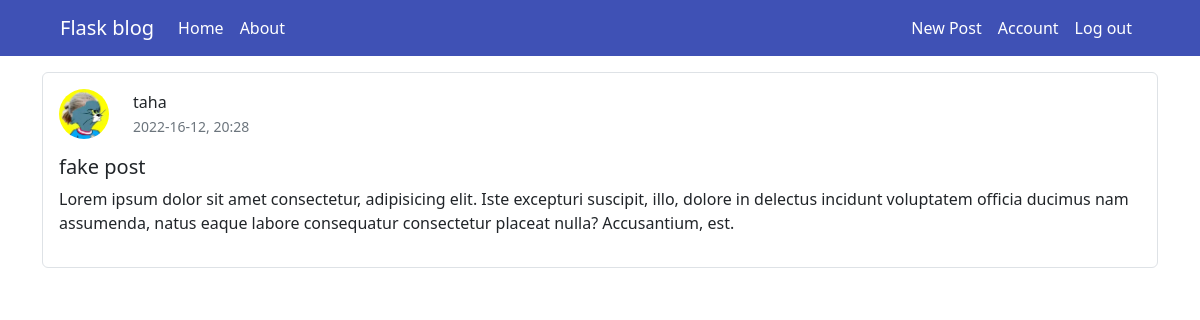
/posts/2 (signed in), run on the app's committed database.
### flaskblog/models.py (models this page shows, shortened)
class User(db.Model, UserMixin):
    id = db.Column(db.Integer, primary_key=True)
    username = db.Column(db.String(30), unique=True, nullable=False)
    email = db.Column(db.String(120), unique=True, nullable=False)
    profile_picture = db.Column(db.String(20), nullable=False,
                                default='default.png')
    password = db.Column(db.String(60), nullable=False)
    posts = db.relationship('Post', backref='author', lazy=True)

class Post(db.Model, UserMixin):
    id = db.Column(db.Integer, primary_key=True)
    user_id = db.Column(db.Integer, db.ForeignKey('user.id'), nullable=False)
    title = db.Column(db.String(160), nullable=False)
    date = db.Column(db.DateTime, nullable=False, default=datetime.utcnow)
    content = db.Column(db.Text, nullable=False)

### flaskblog/routes.py (the view)
@app.route('/posts/<int:post_id>')
@login_required
def post(post_id):
    post = Post.query.get_or_404(post_id)
    return render_template('post.jinja2', title=post.title, post=post)

### flaskblog/models.py (called while the page is built)
@login_manager.user_loader
def load_user(user_id):
    return User.query.get(int(user_id))

### flaskblog/templates/post.jinja2
{% extends "base.jinja2" %}
{% block content %}
  <div class="post border rounded p-3 mb-3">
    <div class="post-card d-flex align-items-center flex-row  mb-3">
      <img src="{{ url_for('static', filename = 'profile_pics/' + current_user.profile_picture)}}"
           class="img-fluid rounded-circle me-4 "
           alt="profile pic">
      <div>
        <div class="card-text">
          <p class="mb-0">{{ post.author.username }}</p>
          <small class="text-muted">{{ post.date.strftime("%Y-%d-%m, %H:%M") }}</small>
        </div>
      </div>
    </div>
    <h5 class="card-title mb-2">{{ post.title }}</h5>
    <p>{{ post.content }}</p>
  </div>
{% endblock content %}

### flaskblog/static/css/base.css (style rules this page uses)
.post-card img { width: 50px; height: 50px; }

### data on the page
User: profile_picture (picture), author.username "taha"
Post: date "2022-16-12, 20:28", title "fake post", content "Lorem ipsum dolor sit amet consectetur, adipisicing elit. Iste excepturi suscipit, illo, dolore in delectus incidunt voluptatem officia ducimus nam assumenda, natus eaque labore consequatur consectetur placeat nulla? Accusantium, est."
